Frame 1 (no input): blank canvas, image omitted
Frame 60 (the mouse pressed at the canvas centre just before this capture): blank canvas, image omitted
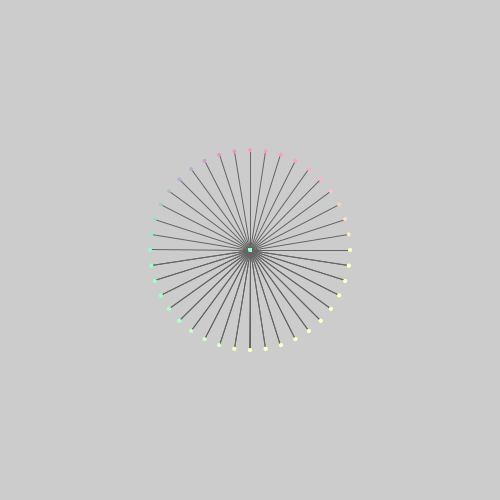
Frame 120 (the mouse held since frame 60 and released just before this capture)

The Processing sketch whose frames 1 and 60 were blank and that drew this single picture after the mouse press (run headless with seeded random() and noise(); from frame 60 on, the mouse is pressed at the canvas centre):

// Processing sketch: C_Stacey_Kledis
// ── C_Stacey_Kledis.pde
// Made by Stacey Kledis on 2/12/2014

int i = 0;

void setup(){
  frameRate(30);
  size(500, 500);
}

void draw (){
  if(mousePressed == true){
    float angle = i * TWO_PI / 40;
    float x = mouseX + cos(angle) * 100;
    float y = mouseY + sin(angle) * 100;


    stroke(100, 100, 100);
    line(mouseX, mouseY, x, y);
    noStroke();
    fill(x, y, 200);
    ellipse(x, y, 4, 4);
    ellipse(mouseX, mouseY, 4, 4);
    i++;
  }
}
